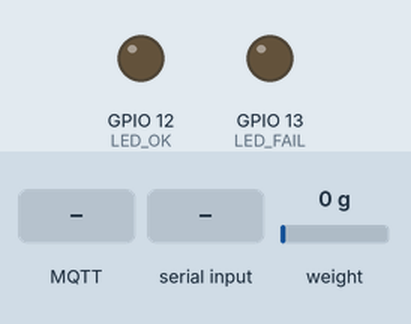
A sketch run on a simulated ESP32. Parts: output pins drawn as LEDs (lit = HIGH). The test bench sets the inputs (shaded band); at power-on: weight on the scale 0 g. WiFi joins after 1.5 s; servers stay silent unless stated; no MQTT or app messages arrive unless stated; what the sketch prints to the serial monitor is not drawn.

Above: at 4.7 s.
4.8 s: MQTT message "1" arrives on the first subscribed topic
At 5.8 s:
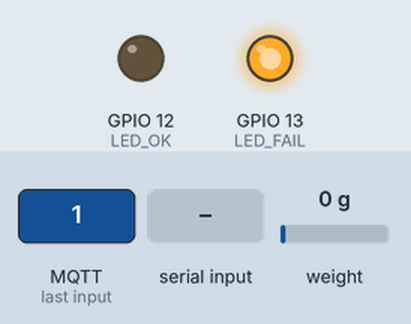
6.5 s: "aprovado\n" received over the second serial link
At 7.0 s:
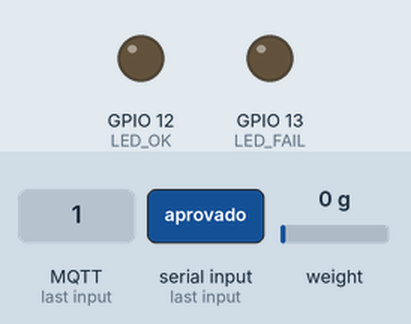
Timing chart, 0 to 9.5 s (numbered marks = the images above; inputs shaded):
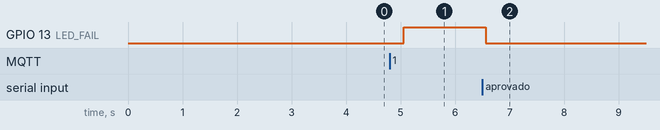

Measured:
- after the input at 4.8 s, GPIO 13 (LED_FAIL): LOW → HIGH after 0.26 s
- after the input at 6.5 s, GPIO 13 (LED_FAIL): HIGH → LOW after 0.06 s

The sketch:

posto_wifi_mqtt.ino
```cpp
/*
  EcoEngineers — Posto de embalagem (ESP32 + Wi-Fi + MQTT)

  Placa: ESP32 DevKit
  Periféricos:
    - Célula de carga + HX711 (peso)
    - Leitor de QR Code serial (ex: GM65/GM861) no UART2 (id da caixa)
    - LED verde e LED vermelho (resultado devolvido pelo servidor)

  Fluxo:
    1. Operador coloca a caixa; o leitor lê o QR da etiqueta.
    2. Quando o peso estabiliza, o posto publica no broker MQTT:
         linha-01/posto-03/validacao  {"caixa":"<id da caixa>","peso":2.451}
    3. O servidor decide (QR + peso + imagem da câmera do posto) e publica em
         linha-01/posto-03/resultado  {"resultado":"aprovado" | "reprovado", ...}
       -> o posto acende o LED verde (aprovada) ou vermelho (retida).

  Broker: o embutido no servidor EcoEngineers (TCP 1883 na rede local) ou um
  broker externo (Mosquitto/HiveMQ) — o mesmo configurado em MQTT_BROKER_URL.
  Login no broker: usuário "hardware", senha = HARDWARE_API_KEY do backend.

  Bibliotecas: "HX711" (Bogdan Necula), "PubSubClient" (Nick O'Leary),
               "ArduinoJson" (Benoit Blanchon, v7).
*/

#include <WiFi.h>
#include <PubSubClient.h>
#include <ArduinoJson.h>
#include <HX711.h>

// ── Rede e broker ──
const char* WIFI_SSID     = "SUA_REDE";
const char* WIFI_PASSWORD = "SUA_SENHA";
const char* MQTT_HOST     = "192.168.0.10";   // IP do servidor EcoEngineers ou do broker
const int   MQTT_PORT     = 1883;
const char* MQTT_USER     = "hardware";
const char* MQTT_PASS     = "SUA_HARDWARE_API_KEY";

// ── Identificação do posto (forma o tópico <linha>/<posto>/...) ──
const char* LINHA = "linha-01";
const char* POSTO = "posto-03";

// ── Balança ──
#define HX711_DOUT 32
#define HX711_SCK  33
float CALIBRATION_FACTOR = -7050.0;   // ajuste com massa padrão (ver hardware/README.md)
const float PESO_MINIMO = 0.05;       // kg — abaixo disso a balança está vazia
const float VARIACAO_ESTAVEL = 0.02;  // kg — oscilação aceita para considerar estável
const int   AMOSTRAS_ESTAVEIS = 6;

// ── Leitor de QR (UART2) ──
#define QR_RX 16
#define QR_TX 17

// ── LEDs de resultado ──
#define LED_OK   12
#define LED_FAIL 13

WiFiClient wifi;
PubSubClient mqtt(wifi);
HX711 scale;

String topicoValidacao, topicoPeso, topicoResultado;
String caixaAtual = "";
bool enviadoParaEstaCaixa = false;
float janela[AMOSTRAS_ESTAVEIS];
int idxJanela = 0;
int amostras = 0;
unsigned long ultimoPesoPublicado = 0;

// Resultado da decisão do servidor -> LED do posto
void aoReceberMqtt(char* topic, byte* payload, unsigned int length) {
  JsonDocument doc;
  if (deserializeJson(doc, payload, length)) return;
  String caixa = doc["caixa"] | "";
  if (caixa != caixaAtual) return;              // resultado de outra caixa
  bool aprovada = String((const char*)doc["resultado"]) == "aprovado";
  digitalWrite(LED_OK, aprovada ? HIGH : LOW);
  digitalWrite(LED_FAIL, aprovada ? LOW : HIGH);
  Serial.println(aprovada ? "Caixa APROVADA" : "Caixa RETIDA — corrigir antes do despacho");
}

void conectarWifi() {
  if (WiFi.status() == WL_CONNECTED) return;
  WiFi.begin(WIFI_SSID, WIFI_PASSWORD);
  Serial.print("Conectando ao Wi-Fi");
  while (WiFi.status() != WL_CONNECTED) { delay(500); Serial.print("."); }
  Serial.println("\nWi-Fi conectado: " + WiFi.localIP().toString());
}

void conectarMqtt() {
  while (!mqtt.connected()) {
    conectarWifi();
    Serial.print("Conectando ao broker... ");
    String clientId = String("posto-") + LINHA + "-" + POSTO;
    if (mqtt.connect(clientId.c_str(), MQTT_USER, MQTT_PASS)) {
      Serial.println("ok");
      mqtt.subscribe(topicoResultado.c_str(), 1);
    } else {
      Serial.printf("falhou (rc=%d), nova tentativa em 3s\n", mqtt.state());
      delay(3000);
    }
  }
}

void setup() {
  Serial.begin(115200);
  Serial2.begin(9600, SERIAL_8N1, QR_RX, QR_TX);
  pinMode(LED_OK, OUTPUT);
  pinMode(LED_FAIL, OUTPUT);

  String base = String(LINHA) + "/" + POSTO;
  topicoValidacao = base + "/validacao";
  topicoPeso = base + "/peso";
  topicoResultado = base + "/resultado";

  scale.begin(HX711_DOUT, HX711_SCK);
  scale.set_scale(CALIBRATION_FACTOR);
  scale.tare(20);

  conectarWifi();
  mqtt.setServer(MQTT_HOST, MQTT_PORT);
  mqtt.setCallback(aoReceberMqtt);
  mqtt.setBufferSize(512);
  Serial.printf("Posto %s pronto\n", base.c_str());
}

// Lê o código da caixa do leitor serial (uma linha por leitura)
void lerQr() {
  while (Serial2.available()) {
    String codigo = Serial2.readStringUntil('\n');
    codigo.trim();
    if (codigo.length() > 0 && codigo != caixaAtual) {
      caixaAtual = codigo;
      enviadoParaEstaCaixa = false;
      digitalWrite(LED_OK, LOW);
      digitalWrite(LED_FAIL, LOW);
      Serial.println("Caixa lida: " + caixaAtual);
    }
  }
}

// Peso estável = últimas N leituras dentro de VARIACAO_ESTAVEL
bool pesoEstavel(float kg, float& media) {
  janela[idxJanela] = kg;
  idxJanela = (idxJanela + 1) % AMOSTRAS_ESTAVEIS;
  if (amostras < AMOSTRAS_ESTAVEIS) { amostras++; return false; }
  float minimo = janela[0], maximo = janela[0], soma = 0;
  for (int i = 0; i < AMOSTRAS_ESTAVEIS; i++) {
    minimo = min(minimo, janela[i]);
    maximo = max(maximo, janela[i]);
    soma += janela[i];
  }
  media = soma / AMOSTRAS_ESTAVEIS;
  return (maximo - minimo) <= VARIACAO_ESTAVEL;
}

void publicarValidacao(float kg) {
  JsonDocument doc;
  doc["caixa"] = caixaAtual;
  doc["peso"] = serialized(String(kg, 3));
  char buffer[200];
  serializeJson(doc, buffer);
  // QoS 0 no PubSubClient; se a publicação falhar, tenta de novo na próxima leitura estável.
  if (mqtt.publish(topicoValidacao.c_str(), buffer)) {
    enviadoParaEstaCaixa = true;
    Serial.printf("Publicado %s: %s\n", topicoValidacao.c_str(), buffer);
  } else {
    Serial.println("Falha ao publicar — nova tentativa");
  }
}

void loop() {
  if (!mqtt.connected()) conectarMqtt();
  mqtt.loop();
  lerQr();
  if (!scale.is_ready()) return;

  float kg = scale.get_units(4);
  float media = 0;
  bool estavel = pesoEstavel(kg, media);

  // Leitura ao vivo para a tela do posto (no máximo 1x por segundo, só peso estável)
  if (estavel && millis() - ultimoPesoPublicado > 1000) {
    char msg[40];
    snprintf(msg, sizeof(msg), "{\"peso\":%.3f}", max(media, 0.0f));
    mqtt.publish(topicoPeso.c_str(), msg);
    ultimoPesoPublicado = millis();
  }

  if (media < PESO_MINIMO && estavel) {
    // Caixa já validada foi retirada: pronta para a próxima. (Se o QR foi
    // lido antes de a caixa ir para a balança, o código é mantido.)
    if (enviadoParaEstaCaixa) {
      caixaAtual = "";
      enviadoParaEstaCaixa = false;
    }
    return;
  }

  if (estavel && media >= PESO_MINIMO && caixaAtual.length() > 0 && !enviadoParaEstaCaixa) {
    publicarValidacao(media);
  }

  // Comando de tara pela serial (balança vazia)
  if (Serial.available() && Serial.read() == 't') scale.tare(20);
  delay(100);
}
```
